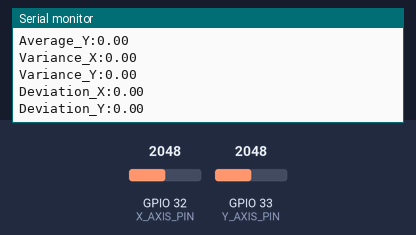
Simulated run of this sketch. Board: ESP32. Parts: the last lines printed to the serial monitor. Inputs (shaded band) come from the test bench; at power-on: GPIO 32 (X_AXIS_PIN) = 2048, GPIO 33 (Y_AXIS_PIN) = 2048 (analog values on the 0–4095 scale).

Above: at 19.2 s.
19.3 s: GPIO 32 (X_AXIS_PIN) set to 2866
At 19.5 s:
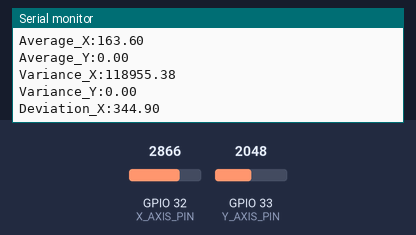
20.8 s: GPIO 33 (Y_AXIS_PIN) set to 2866
At 22.01 s:
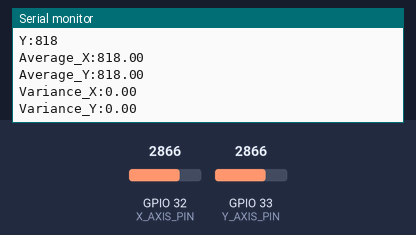
22.3 s: GPIO 32 (X_AXIS_PIN) set to 3603
At 22.33 s:
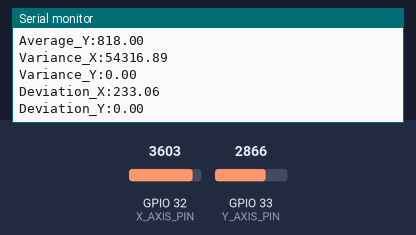
23.8 s: GPIO 33 (Y_AXIS_PIN) set to 3603
At 23.9 s:
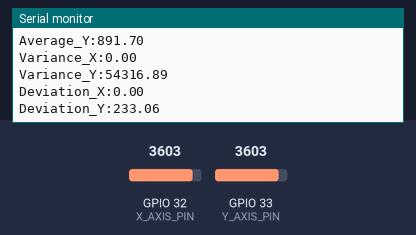
25.3 s: GPIO 32 (X_AXIS_PIN) set to 3527
At 26.94 s:
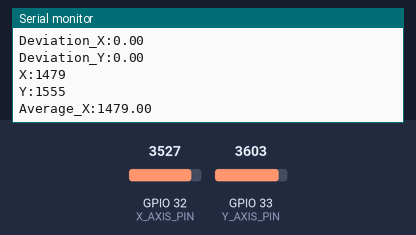
Timing chart, 0 to 27.8 s (numbered marks = the images above; inputs shaded):
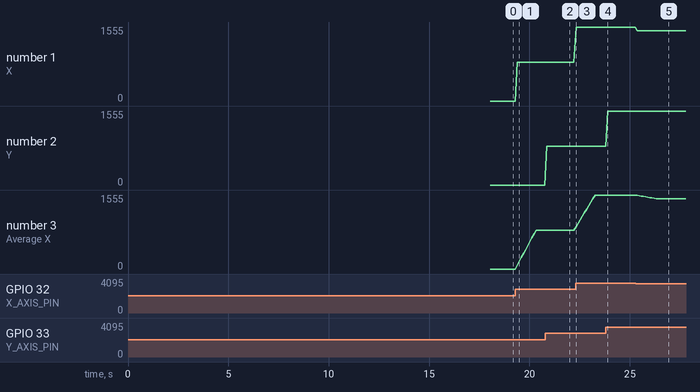

The sketch:

JOYSTICK_Demo_Advanced.ino
```cpp
// The following code could be used to improve the ADC accuracy, but in that case
// the arbitrary unit analogRead returns should be dropped and mV/V used
// https://github.com/G6EJD/ESP32-ADC-Accuracy-Improvement-function/blob/master/ESP32_ADC_Read_Voltage_Accurate.ino

// Another thing that I could do to improve the accuracy is introducing scale factors for both sides of the axes
// To do so I'd need to turn the calibration_scales array into a 2x2 matrix essentially, calculate some more deltas,
// edit the applyOffsets function and voila, but cba to do it rn

#define X_AXIS_PIN 32
#define Y_AXIS_PIN 33

#define ADC_RESOLUTION 12 // Sets the ESP32 ADC resolution to 12-bit so (0-4095) range

constexpr int16_t MID_POINT = static_cast<int16_t>(powf(2.0f, (float)ADC_RESOLUTION) / 2);
constexpr uint8_t SAMPLE_SIZE = 10;

typedef int16_t r_arr[SAMPLE_SIZE];

r_arr x_readings = {0};
r_arr y_readings = {0};

uint16_t deadzones[2] = {0, 0};

float calibration_offsets[2] = {0.0f, 0.0f};
float calibration_scales[2] = {1.0f, 1.0f};

void setup() {
	Serial.begin(115200);

	while (!Serial)
		;

	Serial.println(F("Thumb Joystick demo (advanced version with calibration)"));

	pinMode(X_AXIS_PIN, INPUT);
	pinMode(Y_AXIS_PIN, INPUT);

	analogReadResolution(ADC_RESOLUTION);

	Serial.println(F("Get ready for the calibration in 2 seconds..."));
	delay(2000);

	calibrate();
	delay(5000);
}

void calibrate() {
	Serial.println(F("Starting calibration. Actuate the joystick in all directions for 5 seconds"));

	int16_t x_min = MID_POINT, x_max = MID_POINT;
	int16_t y_min = MID_POINT, y_max = MID_POINT;

	uint32_t start_timestamp = millis();

	while (millis() - start_timestamp < 5000) {
		int16_t x = analogRead(X_AXIS_PIN);
		int16_t y = analogRead(Y_AXIS_PIN);

		if (x < x_min)
			x_min = x;
		if (x > x_max)
			x_max = x;
		if (y < y_min)
			y_min = y;
		if (y > y_max)
			y_max = y;

		delay(10);
	}

	Serial.printf("Found the following extremums: X-min: %d | X-max: %d\n", x_min, x_max);
	Serial.print(F("                               "));
	Serial.printf("Y-min: %d | Y-max: %d", y_min, y_max);
	Serial.println();

	// calculating midpoints (dropped this method and instead we are using the real mean values the joystick sits at,
	// but requires an extra step of calibration as seen below) float x_mid = (x_max + x_min) / 2.0f; float y_mid =
	// (y_max + y_min) / 2.0f;

	// the range of values taken by one side (positive or negative) of the axis
	float x_avg_delta = (x_max - x_min) / 2.0f;
	float y_avg_delta = (y_max - y_min) / 2.0f;

	// prevents zero division
	if (x_avg_delta == 0.0f)
		x_avg_delta = MID_POINT;
	if (y_avg_delta == 0.0f)
		y_avg_delta = MID_POINT;

	float x_scale = MID_POINT / x_avg_delta;
	float y_scale = MID_POINT / y_avg_delta;

	Serial.println(F("Next calibration step. Hold the stick still for 5 seconds, checking noise data"));
	delay(1000);

	start_timestamp = millis();

	uint16_t count = 0;

	float x_mean = 0.0f, x_M2 = 0.0f;
	float y_mean = 0.0f, y_M2 = 0.0f;

	while (millis() - start_timestamp < 5000) {
		int16_t x = analogRead(X_AXIS_PIN);
		int16_t y = analogRead(Y_AXIS_PIN);

		count++;

		// Welford update for X
		float x_delta = x - x_mean;
		x_mean += x_delta / count;
		x_M2 += x_delta * (x - x_mean);

		// Welford update for Y
		float y_delta = y - y_mean;
		y_mean += y_delta / count;
		y_M2 += y_delta * (y - y_mean);

		delay(10);
	}

	constexpr float SIGMA_MULTIPLIER = 3.0f;

	float x_variance = (count > 1) ? x_M2 / (count - 1) : 0.0f;
	float y_variance = (count > 1) ? y_M2 / (count - 1) : 0.0f;

	float x_deviation = sqrtf(x_variance);
	float y_deviation = sqrtf(y_variance);

	calibration_offsets[0] = x_mean;
	calibration_offsets[1] = y_mean;

	calibration_scales[0] = x_scale;
	calibration_scales[1] = y_scale;

	deadzones[0] = static_cast<uint16_t>(roundf(x_deviation * calibration_scales[0] * SIGMA_MULTIPLIER));
	deadzones[1] = static_cast<uint16_t>(roundf(y_deviation * calibration_scales[1] * SIGMA_MULTIPLIER));

	Serial.println(F("Calibration run complete!"));
	Serial.println(F("---------------------------------------------------"));
	Serial.printf("Middle at X: %.0f | Y: %.0f\n", calibration_offsets[0], calibration_offsets[1]);
	Serial.printf("Value ranges: X: %.0f wide | Y: %.0f wide\n", x_avg_delta * 2, y_avg_delta * 2);
	Serial.printf("Scale factors: X: %.2f | Y: %.2f\n", calibration_scales[0], calibration_scales[1]);
	Serial.printf("Deadzone: X: %d | Y: %d\n", deadzones[0], deadzones[1]);
}

void insert_at(r_arr arr, uint8_t n, uint8_t pos, int16_t val) {
	if (n == 0 || pos >= n)
		return;

	for (uint8_t i = n - 1; i > pos; i--) {
		arr[i] = arr[i - 1];
	}
	arr[pos] = val;
}

float get_mean(const r_arr arr, uint8_t n) {
	if (n == 0) {
		return 0.0f;
	}

	int32_t sum = 0;
	for (uint8_t i = 0; i < n; i++) {
		sum += arr[i];
	}

	return (float)sum / n;
}

float get_variance(const r_arr arr, uint8_t n, float mean) {
	if (n <= 1)
		return 0.0f;

	float sumSquaredDifferences = 0;
	for (uint8_t i = 0; i < n; i++) {
		float diff = arr[i] - mean;
		sumSquaredDifferences += diff * diff; // multiplication is faster than powers for computers so
	}

	return sumSquaredDifferences / (n - 1);
}

void applyOffsets(int16_t *x, int16_t *y) {
	float x_scaled = roundf((*x - calibration_offsets[0]) * calibration_scales[0]);
	float y_scaled = roundf((*y - calibration_offsets[1]) * calibration_scales[1]);

	*x = std::clamp<int16_t>(x_scaled, -MID_POINT, MID_POINT);
	*y = std::clamp<int16_t>(y_scaled, -MID_POINT, MID_POINT);
}

void applyDeadzone(int16_t *x, int16_t *y) {
	if (abs(*x) <= deadzones[0])
		*x = 0;
	if (abs(*y) <= deadzones[1])
		*y = 0;
}

void loop() {
	int16_t x = analogRead(X_AXIS_PIN);
	int16_t y = analogRead(Y_AXIS_PIN);

	applyOffsets(&x, &y);
	applyDeadzone(&x, &y);

	insert_at(x_readings, SAMPLE_SIZE, 0, x);
	insert_at(y_readings, SAMPLE_SIZE, 0, y);

	float x_mean = get_mean(x_readings, SAMPLE_SIZE);
	float y_mean = get_mean(y_readings, SAMPLE_SIZE);

	float x_variance = get_variance(x_readings, SAMPLE_SIZE, x_mean);
	float y_variance = get_variance(y_readings, SAMPLE_SIZE, y_mean);

	float x_deviation = sqrtf(x_variance);
	float y_deviation = sqrtf(y_variance);

	Serial.printf("X:%d\nY:%d\n", x, y);
	Serial.printf("Average_X:%.2f\nAverage_Y:%.2f\n", x_mean, y_mean);
	Serial.printf("Variance_X:%.2f\nVariance_Y:%.2f\n", x_variance, y_variance);
	Serial.printf("Deviation_X:%.2f\nDeviation_Y:%.2f\n", x_deviation, y_deviation);

	delay(100);
}
```

Measured:
- the behaviour switches between 3598 and 3597 on GPIO 32 (X_AXIS_PIN) (found by bisection; images 4 and 5)
- after the input at 19.3 s, the serial monitor: prints a new line after 0.09 s (image 1)
- after the input at 20.8 s, the serial monitor: prints a new line after 0.06 s (image 2)
- after the input at 22.3 s, the serial monitor: prints a new line at once (image 3)
- after the input at 23.8 s, the serial monitor: prints a new line after 0.10 s (image 4)
- after the input at 25.3 s, the serial monitor: prints a new line after 0.07 s (image 5)
- plotted number 1: 0 → 818 after the input at 19.3 s, 818 → 1555 after the input at 22.3 s, 1555 → 1479 after the input at 25.3 s
- plotted number 3: 0 → 818 after the input at 19.3 s, 818 → 1555 after the input at 22.3 s, 1555 → 1479 after the input at 25.3 s
